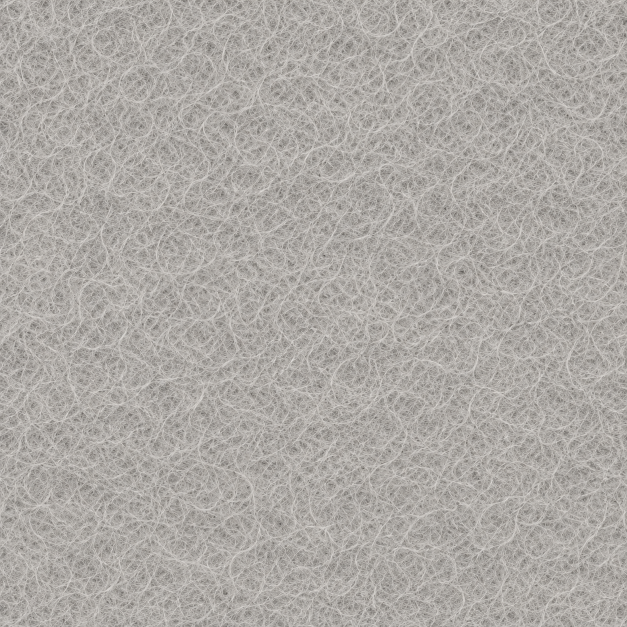
#> input picture assets/rongboy/zombies-v6/design/felt-fibre-tile.png, 1254 x 1254 px (shown at 1/2 size)
$ python rongboy_felt_from_reference.py
#> lines starting #> are read from the running program, lines starting #| are printed output that depends on the picture
# Derive tangent normals and neutral micro-albedo from the dedicated image_gen wool tile.
# Per-character colours remain constant; no scene lighting or broad coloured noise is projected.
from PIL import Image,ImageFilter
from pathlib import Path
import numpy as np
b=Path(__file__).resolve().parents[2]/'assets/rongboy/zombies-v6'
tile=Image.open(b/'design/felt-fibre-tile.png').convert('L').resize((1024,1024),Image.Resampling.LANCZOS)
h=np.asarray(tile,dtype=np.float32)/255;h-=np.asarray(tile.filter(ImageFilter.GaussianBlur(13)),dtype=np.float32)/255
#> after `h -= np.asarray(tile.filter(ImageFilter.GaussianBlur(13)), dtype=np.fl`:
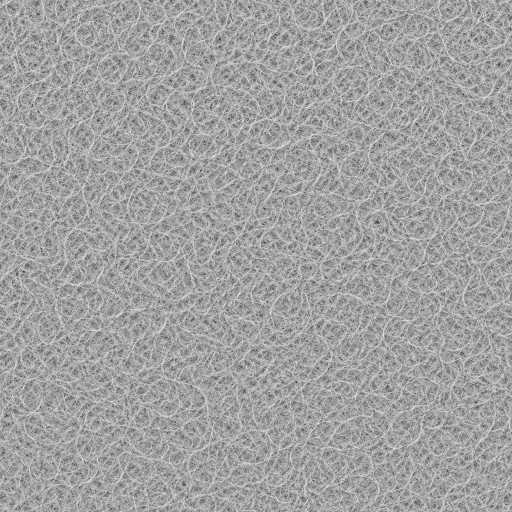
#> h: shape (1024, 1024) float32 (shown at 1/2 size); min -0.4, max 0.231, mean -1.21e-05; drawn with min black and max white
gx=(np.roll(h,-1,1)-np.roll(h,1,1))*2.4;gy=(np.roll(h,-1,0)-np.roll(h,1,0))*2.4
#> after `gx = (np.roll(h, -1, 1) - np.roll(h, 1, 1)) * 2.4`:
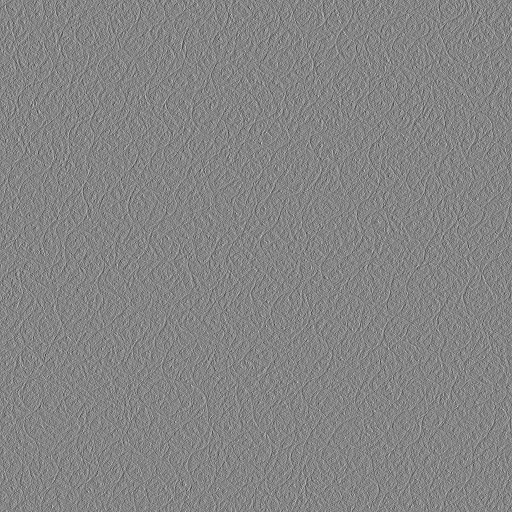
#> gx: shape (1024, 1024) float32 (shown at 1/2 size); min -1.05, max 0.969, mean -4.5e-11; drawn with min black and max white
#> after `gy = (np.roll(h, -1, 0) - np.roll(h, 1, 0)) * 2.4`:
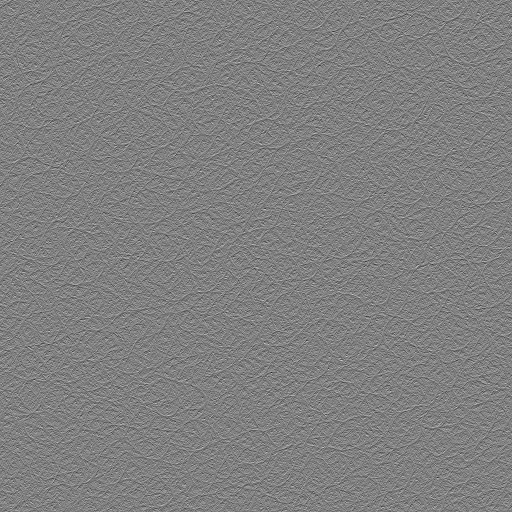
#> gy: shape (1024, 1024) float32 (shown at 1/2 size); min -1.01, max 0.998, mean 3.64e-12; drawn with min black and max white
n=np.stack([-gx,gy,np.ones_like(h)],axis=2);n/=np.linalg.norm(n,axis=2,keepdims=True)
#> after `n = np.stack([-gx, gy, np.ones_like(h)], axis=2)`:
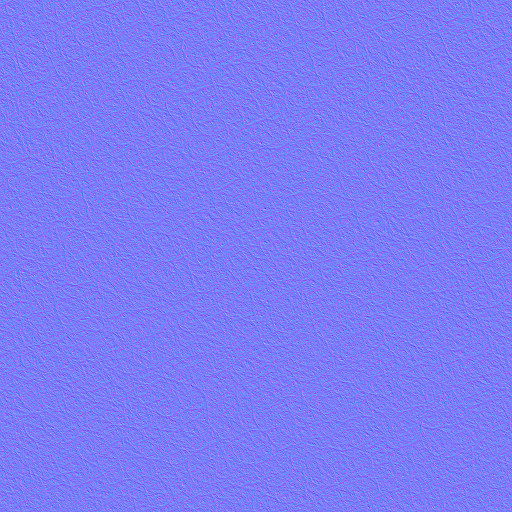
#> n: shape (1024, 1024, 3) float32 (shown at 1/2 size); mean of channels 0, 1, 2 -3.54e-12, 8.26e-10, 1; drawn with min black and max white
#> after `n /= np.linalg.norm(n, axis=2, keepdims=True)`:
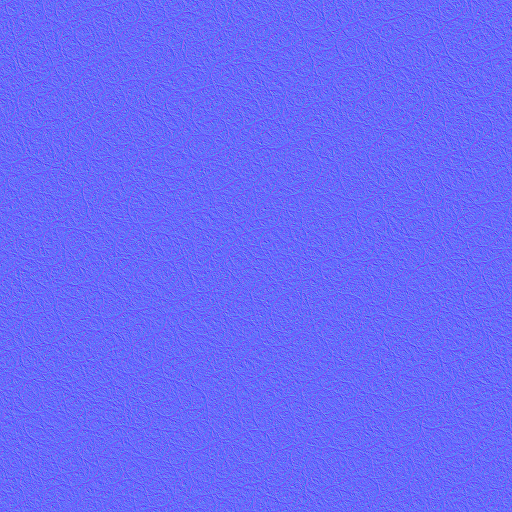
#> n: shape (1024, 1024, 3) float32 (shown at 1/2 size); mean of channels 0, 1, 2 -0.00045, 0.000545, 0.968; drawn with min black and max white
Image.fromarray(np.dstack([np.uint8(np.clip(n*.5+.5,0,1)*255),np.uint8(np.clip(.4+h*4.0,.06,.96)*255)]),'RGBA').save(b/'felt-normal.png')
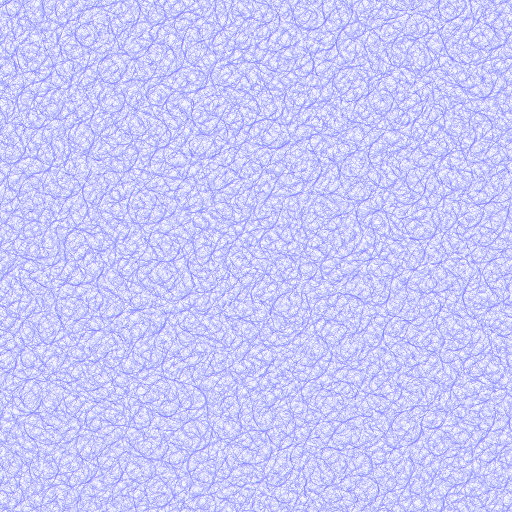
#> saved as felt-normal.png: PIL image 1024x1024 RGBA (shown at 1/2 size); mean R, G, B, A 126.9, 127.1, 250.1, 105.4; transparent parts drawn white
print('Dedicated wool tile baked as micro-normal + neutral fibre albedo')
